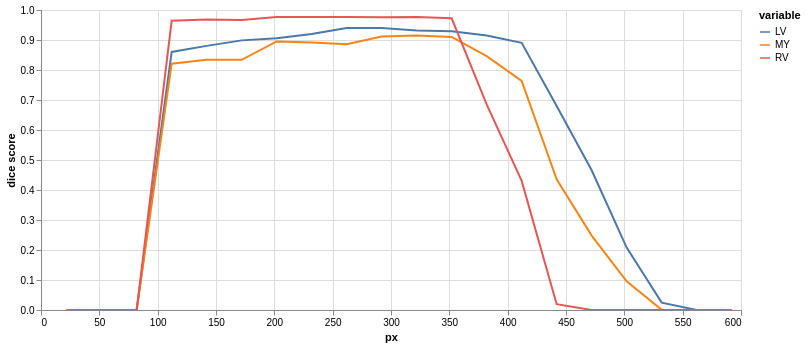

The notebook cell saved with this chart:
### Code cell
(alt
 .Chart(results.melt(id_vars=['px'],value_vars=['LV','MY','RV'],value_name='dice score'))
 .mark_line()
 .encode(
     x="px",
     y="dice score",
     color="variable",
     tooltip="dice score"
 )
 .properties(width=700,height=300)
 .interactive()
)

### Figure 1 — Vega-Lite specification as saved in the notebook (floating-point values rounded to 4 significant figures)
{"config": {"view": {"continuousWidth": 300, "continuousHeight": 300}}, "data": {"name": "data-0524399d64395a47c1174bfd56f35463"}, "mark": {"type": "line"}, "encoding": {"color": {"field": "variable", "type": "nominal"}, "tooltip": {"field": "dice score", "type": "quantitative"}, "x": {"field": "px", "type": "quantitative"}, "y": {"field": "dice score", "type": "quantitative"}}, "height": 300, "params": [{"name": "param_1", "select": {"type": "interval", "encodings": ["x", "y"]}, "bind": "scales"}], "width": 700, "$schema": "https://vega.github.io/schema/vega-lite/v5.20.1.json", "datasets": {"data-0524399d64395a47c1174bfd56f35463": [{"px": 22, "variable": "LV", "dice score": 0.0}, {"px": 52, "variable": "LV", "dice score": 0.0}, {"px": 82, "variable": "LV", "dice score": 0.0}, {"px": 112, "variable": "LV", "dice score": 0.8601}, {"px": 142, "variable": "LV", "dice score": 0.8804}, {"px": 172, "variable": "LV", "dice score": 0.8987}, {"px": 202, "variable": "LV", "dice score": 0.9059}, {"px": 232, "variable": "LV", "dice score": 0.9197}, {"px": 262, "variable": "LV", "dice score": 0.9401}, {"px": 292, "variable": "LV", "dice score": 0.9402}, {"px": 322, "variable": "LV", "dice score": 0.932}, {"px": 352, "variable": "LV", "dice score": 0.9289}, {"px": 382, "variable": "LV", "dice score": 0.9148}, {"px": 412, "variable": "LV", "dice score": 0.8904}, {"px": 442, "variable": "LV", "dice score": 0.6802}, {"px": 472, "variable": "LV", "dice score": 0.4657}, {"px": 502, "variable": "LV", "dice score": 0.208}, {"px": 532, "variable": "LV", "dice score": 0.02459}, {"px": 562, "variable": "LV", "dice score": 0.0}, {"px": 592, "variable": "LV", "dice score": 0.0}, {"px": 22, "variable": "MY", "dice score": 0.0}, {"px": 52, "variable": "MY", "dice score": 0.0}, {"px": 82, "variable": "MY", "dice score": 0.0}, {"px": 112, "variable": "MY", "dice score": 0.8212}, {"px": 142, "variable": "MY", "dice score": 0.8344}, {"px": 172, "variable": "MY", "dice score": 0.834}, {"px": 202, "variable": "MY", "dice score": 0.8952}, {"px": 232, "variable": "MY", "dice score": 0.8918}, {"px": 262, "variable": "MY", "dice score": 0.8857}, {"px": 292, "variable": "MY", "dice score": 0.9116}, {"px": 322, "variable": "MY", "dice score": 0.9152}, {"px": 352, "variable": "MY", "dice score": 0.9103}, {"px": 382, "variable": "MY", "dice score": 0.8462}, {"px": 412, "variable": "MY", "dice score": 0.7635}, {"px": 442, "variable": "MY", "dice score": 0.436}, {"px": 472, "variable": "MY", "dice score": 0.2481}, {"px": 502, "variable": "MY", "dice score": 0.0957}, {"px": 532, "variable": "MY", "dice score": 0.0005736}, {"px": 562, "variable": "MY", "dice score": 0.0}, {"px": 592, "variable": "MY", "dice score": 0.0}, {"px": 22, "variable": "RV", "dice score": 0.0}, {"px": 52, "variable": "RV", "dice score": 0.0}, {"px": 82, "variable": "RV", "dice score": 0.0}, {"px": 112, "variable": "RV", "dice score": 0.9639}, {"px": 142, "variable": "RV", "dice score": 0.9684}, {"px": 172, "variable": "RV", "dice score": 0.9666}, {"px": 202, "variable": "RV", "dice score": 0.9769}, {"px": 232, "variable": "RV", "dice score": 0.9764}, {"px": 262, "variable": "RV", "dice score": 0.9763}, {"px": 292, "variable": "RV", "dice score": 0.9755}, {"px": 322, "variable": "RV", "dice score": 0.9763}, {"px": 352, "variable": "RV", "dice score": 0.9723}, {"px": 382, "variable": "RV", "dice score": 0.6855}, {"px": 412, "variable": "RV", "dice score": 0.4303}, {"px": 442, "variable": "RV", "dice score": 0.0192}, {"px": 472, "variable": "RV", "dice score": 0.0}, {"px": 502, "variable": "RV", "dice score": 0.0}, {"px": 532, "variable": "RV", "dice score": 0.0}, {"px": 562, "variable": "RV", "dice score": 0.0}, {"px": 592, "variable": "RV", "dice score": 0.0}]}}
